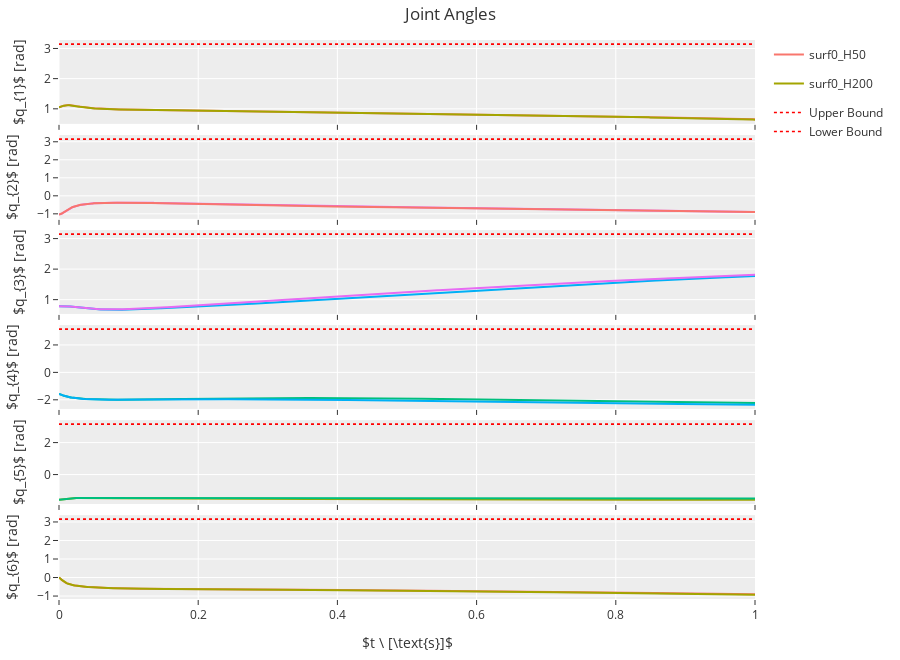
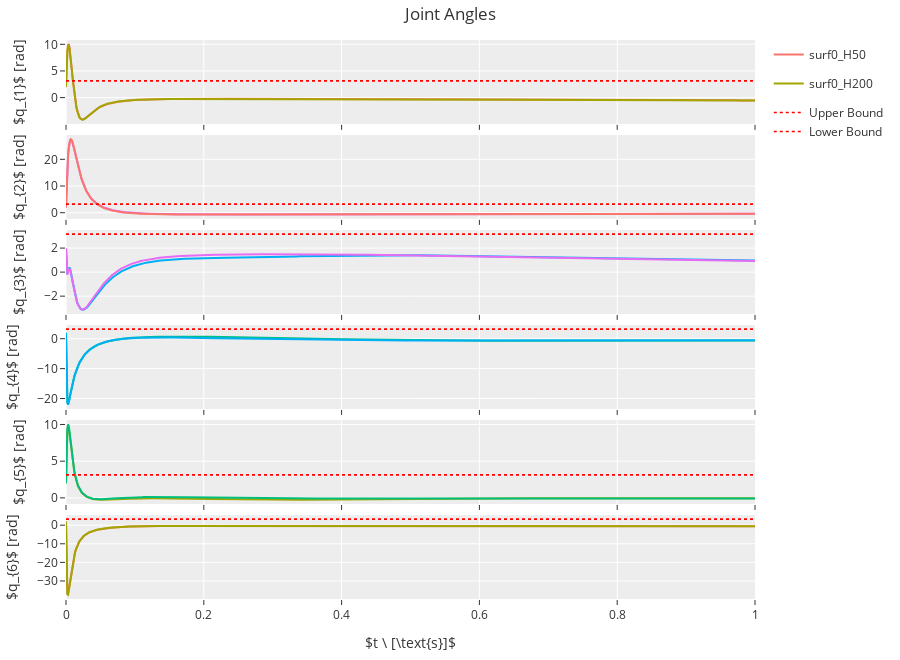

Here is the notebook cell these charts were saved with, in order:
### Code cell
fig_q = plotter.joints(t, *[r['data']['q'] for r in selected_sim_results], labels=[r['name'] for r in selected_sim_results], lower_bounds=JOINT_POSITION_LIMITS, upper_bounds=JOINT_POSITION_LIMITS)
fig_qdot = plotter.joints(t, *[r['data']['qdot'] for r in selected_sim_results], labels=[r['name'] for r in selected_sim_results], lower_bounds=JOINT_VELOCITY_LIMITS, upper_bounds=JOINT_VELOCITY_LIMITS)
display(fig_q, fig_qdot)

### Figure 1 — Plotly figure (JSON) as saved in the notebook; plotly's stock layout.template omitted (floating-point values rounded to 4 significant figures; data arrays with more than 128 entries replaced by an {"elided": "..."} marker saying what was removed)
{"data": [{"legendgroup": "surf0_H50", "mode": "lines", "name": "surf0_H50", "showlegend": true, "type": "scatter", "x": {"elided": "1001 float values"}, "xaxis": "x", "y": {"elided": "1001 float values"}, "yaxis": "y"}, {"legendgroup": "surf0_H200", "mode": "lines", "name": "surf0_H200", "showlegend": true, "type": "scatter", "x": {"elided": "1001 float values"}, "xaxis": "x", "y": {"elided": "1001 float values"}, "yaxis": "y"}, {"legendgroup": "bounds", "line": {"color": "red", "dash": "dot", "width": 1.5}, "mode": "lines", "name": "Upper Bound", "showlegend": true, "type": "scatter", "x": {"elided": "1001 float values"}, "xaxis": "x", "y": {"elided": "1001 float values"}, "yaxis": "y"}, {"legendgroup": "bounds", "line": {"color": "red", "dash": "dot", "width": 1.5}, "mode": "lines", "name": "Lower Bound", "showlegend": true, "type": "scatter", "x": {"elided": "1001 float values"}, "xaxis": "x", "y": {"elided": "1001 float values"}, "yaxis": "y"}, {"legendgroup": "surf0_H50", "mode": "lines", "name": "surf0_H50", "showlegend": false, "type": "scatter", "x": {"elided": "1001 float values"}, "xaxis": "x2", "y": {"elided": "1001 float values"}, "yaxis": "y2"}, {"legendgroup": "surf0_H200", "mode": "lines", "name": "surf0_H200", "showlegend": false, "type": "scatter", "x": {"elided": "1001 float values"}, "xaxis": "x2", "y": {"elided": "1001 float values"}, "yaxis": "y2"}, {"legendgroup": "bounds", "line": {"color": "red", "dash": "dot", "width": 1.5}, "mode": "lines", "name": "Upper Bound", "showlegend": false, "type": "scatter", "x": {"elided": "1001 float values"}, "xaxis": "x2", "y": {"elided": "1001 float values"}, "yaxis": "y2"}, {"legendgroup": "bounds", "line": {"color": "red", "dash": "dot", "width": 1.5}, "mode": "lines", "name": "Lower Bound", "showlegend": false, "type": "scatter", "x": {"elided": "1001 float values"}, "xaxis": "x2", "y": {"elided": "1001 float values"}, "yaxis": "y2"}, {"legendgroup": "surf0_H50", "mode": "lines", "name": "surf0_H50", "showlegend": false, "type": "scatter", "x": {"elided": "1001 float values"}, "xaxis": "x3", "y": {"elided": "1001 float values"}, "yaxis": "y3"}, {"legendgroup": "surf0_H200", "mode": "lines", "name": "surf0_H200", "showlegend": false, "type": "scatter", "x": {"elided": "1001 float values"}, "xaxis": "x3", "y": {"elided": "1001 float values"}, "yaxis": "y3"}, {"legendgroup": "bounds", "line": {"color": "red", "dash": "dot", "width": 1.5}, "mode": "lines", "name": "Upper Bound", "showlegend": false, "type": "scatter", "x": {"elided": "1001 float values"}, "xaxis": "x3", "y": {"elided": "1001 float values"}, "yaxis": "y3"}, {"legendgroup": "bounds", "line": {"color": "red", "dash": "dot", "width": 1.5}, "mode": "lines", "name": "Lower Bound", "showlegend": false, "type": "scatter", "x": {"elided": "1001 float values"}, "xaxis": "x3", "y": {"elided": "1001 float values"}, "yaxis": "y3"}, {"legendgroup": "surf0_H50", "mode": "lines", "name": "surf0_H50", "showlegend": false, "type": "scatter", "x": {"elided": "1001 float values"}, "xaxis": "x4", "y": {"elided": "1001 float values"}, "yaxis": "y4"}, {"legendgroup": "surf0_H200", "mode": "lines", "name": "surf0_H200", "showlegend": false, "type": "scatter", "x": {"elided": "1001 float values"}, "xaxis": "x4", "y": {"elided": "1001 float values"}, "yaxis": "y4"}, {"legendgroup": "bounds", "line": {"color": "red", "dash": "dot", "width": 1.5}, "mode": "lines", "name": "Upper Bound", "showlegend": false, "type": "scatter", "x": {"elided": "1001 float values"}, "xaxis": "x4", "y": {"elided": "1001 float values"}, "yaxis": "y4"}, {"legendgroup": "bounds", "line": {"color": "red", "dash": "dot", "width": 1.5}, "mode": "lines", "name": "Lower Bound", "showlegend": false, "type": "scatter", "x": {"elided": "1001 float values"}, "xaxis": "x4", "y": {"elided": "1001 float values"}, "yaxis": "y4"}, {"legendgroup": "surf0_H50", "mode": "lines", "name": "surf0_H50", "showlegend": false, "type": "scatter", "x": {"elided": "1001 float values"}, "xaxis": "x5", "y": {"elided": "1001 float values"}, "yaxis": "y5"}, {"legendgroup": "surf0_H200", "mode": "lines", "name": "surf0_H200", "showlegend": false, "type": "scatter", "x": {"elided": "1001 float values"}, "xaxis": "x5", "y": {"elided": "1001 float values"}, "yaxis": "y5"}, {"legendgroup": "bounds", "line": {"color": "red", "dash": "dot", "width": 1.5}, "mode": "lines", "name": "Upper Bound", "showlegend": false, "type": "scatter", "x": {"elided": "1001 float values"}, "xaxis": "x5", "y": {"elided": "1001 float values"}, "yaxis": "y5"}, {"legendgroup": "bounds", "line": {"color": "red", "dash": "dot", "width": 1.5}, "mode": "lines", "name": "Lower Bound", "showlegend": false, "type": "scatter", "x": {"elided": "1001 float values"}, "xaxis": "x5", "y": {"elided": "1001 float values"}, "yaxis": "y5"}, {"legendgroup": "surf0_H50", "mode": "lines", "name": "surf0_H50", "showlegend": false, "type": "scatter", "x": {"elided": "1001 float values"}, "xaxis": "x6", "y": {"elided": "1001 float values"}, "yaxis": "y6"}, {"legendgroup": "surf0_H200", "mode": "lines", "name": "surf0_H200", "showlegend": false, "type": "scatter", "x": {"elided": "1001 float values"}, "xaxis": "x6", "y": {"elided": "1001 float values"}, "yaxis": "y6"}, {"legendgroup": "bounds", "line": {"color": "red", "dash": "dot", "width": 1.5}, "mode": "lines", "name": "Upper Bound", "showlegend": false, "type": "scatter", "x": {"elided": "1001 float values"}, "xaxis": "x6", "y": {"elided": "1001 float values"}, "yaxis": "y6"}, {"legendgroup": "bounds", "line": {"color": "red", "dash": "dot", "width": 1.5}, "mode": "lines", "name": "Lower Bound", "showlegend": false, "type": "scatter", "x": {"elided": "1001 float values"}, "xaxis": "x6", "y": {"elided": "1001 float values"}, "yaxis": "y6"}], "layout": {"height": 660, "margin": {"b": 40, "l": 50, "r": 20, "t": 40}, "title": {"text": "Joint Angles"}, "xaxis": {"anchor": "y", "domain": [0, 1], "matches": "x6", "showticklabels": false}, "xaxis2": {"anchor": "y2", "domain": [0, 1], "matches": "x6", "showticklabels": false}, "xaxis3": {"anchor": "y3", "domain": [0, 1], "matches": "x6", "showticklabels": false}, "xaxis4": {"anchor": "y4", "domain": [0, 1], "matches": "x6", "showticklabels": false}, "xaxis5": {"anchor": "y5", "domain": [0, 1], "matches": "x6", "showticklabels": false}, "xaxis6": {"anchor": "y6", "domain": [0, 1], "title": {"text": "$t \\ [\\text{s}]$"}}, "yaxis": {"anchor": "x", "domain": [0.85, 1], "title": {"text": "$q_{1}$ [rad]"}}, "yaxis2": {"anchor": "x2", "domain": [0.68, 0.83], "title": {"text": "$q_{2}$ [rad]"}}, "yaxis3": {"anchor": "x3", "domain": [0.51, 0.66], "title": {"text": "$q_{3}$ [rad]"}}, "yaxis4": {"anchor": "x4", "domain": [0.34, 0.49], "title": {"text": "$q_{4}$ [rad]"}}, "yaxis5": {"anchor": "x5", "domain": [0.17, 0.32], "title": {"text": "$q_{5}$ [rad]"}}, "yaxis6": {"anchor": "x6", "domain": [0, 0.15], "title": {"text": "$q_{6}$ [rad]"}}}}

### Figure 2 — Plotly figure (JSON) as saved in the notebook; plotly's stock layout.template omitted (floating-point values rounded to 4 significant figures; data arrays with more than 128 entries replaced by an {"elided": "..."} marker saying what was removed)
{"data": [{"legendgroup": "surf0_H50", "mode": "lines", "name": "surf0_H50", "showlegend": true, "type": "scatter", "x": {"elided": "1001 float values"}, "xaxis": "x", "y": {"elided": "1001 float values"}, "yaxis": "y"}, {"legendgroup": "surf0_H200", "mode": "lines", "name": "surf0_H200", "showlegend": true, "type": "scatter", "x": {"elided": "1001 float values"}, "xaxis": "x", "y": {"elided": "1001 float values"}, "yaxis": "y"}, {"legendgroup": "bounds", "line": {"color": "red", "dash": "dot", "width": 1.5}, "mode": "lines", "name": "Upper Bound", "showlegend": true, "type": "scatter", "x": {"elided": "1001 float values"}, "xaxis": "x", "y": {"elided": "1001 float values"}, "yaxis": "y"}, {"legendgroup": "bounds", "line": {"color": "red", "dash": "dot", "width": 1.5}, "mode": "lines", "name": "Lower Bound", "showlegend": true, "type": "scatter", "x": {"elided": "1001 float values"}, "xaxis": "x", "y": {"elided": "1001 float values"}, "yaxis": "y"}, {"legendgroup": "surf0_H50", "mode": "lines", "name": "surf0_H50", "showlegend": false, "type": "scatter", "x": {"elided": "1001 float values"}, "xaxis": "x2", "y": {"elided": "1001 float values"}, "yaxis": "y2"}, {"legendgroup": "surf0_H200", "mode": "lines", "name": "surf0_H200", "showlegend": false, "type": "scatter", "x": {"elided": "1001 float values"}, "xaxis": "x2", "y": {"elided": "1001 float values"}, "yaxis": "y2"}, {"legendgroup": "bounds", "line": {"color": "red", "dash": "dot", "width": 1.5}, "mode": "lines", "name": "Upper Bound", "showlegend": false, "type": "scatter", "x": {"elided": "1001 float values"}, "xaxis": "x2", "y": {"elided": "1001 float values"}, "yaxis": "y2"}, {"legendgroup": "bounds", "line": {"color": "red", "dash": "dot", "width": 1.5}, "mode": "lines", "name": "Lower Bound", "showlegend": false, "type": "scatter", "x": {"elided": "1001 float values"}, "xaxis": "x2", "y": {"elided": "1001 float values"}, "yaxis": "y2"}, {"legendgroup": "surf0_H50", "mode": "lines", "name": "surf0_H50", "showlegend": false, "type": "scatter", "x": {"elided": "1001 float values"}, "xaxis": "x3", "y": {"elided": "1001 float values"}, "yaxis": "y3"}, {"legendgroup": "surf0_H200", "mode": "lines", "name": "surf0_H200", "showlegend": false, "type": "scatter", "x": {"elided": "1001 float values"}, "xaxis": "x3", "y": {"elided": "1001 float values"}, "yaxis": "y3"}, {"legendgroup": "bounds", "line": {"color": "red", "dash": "dot", "width": 1.5}, "mode": "lines", "name": "Upper Bound", "showlegend": false, "type": "scatter", "x": {"elided": "1001 float values"}, "xaxis": "x3", "y": {"elided": "1001 float values"}, "yaxis": "y3"}, {"legendgroup": "bounds", "line": {"color": "red", "dash": "dot", "width": 1.5}, "mode": "lines", "name": "Lower Bound", "showlegend": false, "type": "scatter", "x": {"elided": "1001 float values"}, "xaxis": "x3", "y": {"elided": "1001 float values"}, "yaxis": "y3"}, {"legendgroup": "surf0_H50", "mode": "lines", "name": "surf0_H50", "showlegend": false, "type": "scatter", "x": {"elided": "1001 float values"}, "xaxis": "x4", "y": {"elided": "1001 float values"}, "yaxis": "y4"}, {"legendgroup": "surf0_H200", "mode": "lines", "name": "surf0_H200", "showlegend": false, "type": "scatter", "x": {"elided": "1001 float values"}, "xaxis": "x4", "y": {"elided": "1001 float values"}, "yaxis": "y4"}, {"legendgroup": "bounds", "line": {"color": "red", "dash": "dot", "width": 1.5}, "mode": "lines", "name": "Upper Bound", "showlegend": false, "type": "scatter", "x": {"elided": "1001 float values"}, "xaxis": "x4", "y": {"elided": "1001 float values"}, "yaxis": "y4"}, {"legendgroup": "bounds", "line": {"color": "red", "dash": "dot", "width": 1.5}, "mode": "lines", "name": "Lower Bound", "showlegend": false, "type": "scatter", "x": {"elided": "1001 float values"}, "xaxis": "x4", "y": {"elided": "1001 float values"}, "yaxis": "y4"}, {"legendgroup": "surf0_H50", "mode": "lines", "name": "surf0_H50", "showlegend": false, "type": "scatter", "x": {"elided": "1001 float values"}, "xaxis": "x5", "y": {"elided": "1001 float values"}, "yaxis": "y5"}, {"legendgroup": "surf0_H200", "mode": "lines", "name": "surf0_H200", "showlegend": false, "type": "scatter", "x": {"elided": "1001 float values"}, "xaxis": "x5", "y": {"elided": "1001 float values"}, "yaxis": "y5"}, {"legendgroup": "bounds", "line": {"color": "red", "dash": "dot", "width": 1.5}, "mode": "lines", "name": "Upper Bound", "showlegend": false, "type": "scatter", "x": {"elided": "1001 float values"}, "xaxis": "x5", "y": {"elided": "1001 float values"}, "yaxis": "y5"}, {"legendgroup": "bounds", "line": {"color": "red", "dash": "dot", "width": 1.5}, "mode": "lines", "name": "Lower Bound", "showlegend": false, "type": "scatter", "x": {"elided": "1001 float values"}, "xaxis": "x5", "y": {"elided": "1001 float values"}, "yaxis": "y5"}, {"legendgroup": "surf0_H50", "mode": "lines", "name": "surf0_H50", "showlegend": false, "type": "scatter", "x": {"elided": "1001 float values"}, "xaxis": "x6", "y": {"elided": "1001 float values"}, "yaxis": "y6"}, {"legendgroup": "surf0_H200", "mode": "lines", "name": "surf0_H200", "showlegend": false, "type": "scatter", "x": {"elided": "1001 float values"}, "xaxis": "x6", "y": {"elided": "1001 float values"}, "yaxis": "y6"}, {"legendgroup": "bounds", "line": {"color": "red", "dash": "dot", "width": 1.5}, "mode": "lines", "name": "Upper Bound", "showlegend": false, "type": "scatter", "x": {"elided": "1001 float values"}, "xaxis": "x6", "y": {"elided": "1001 float values"}, "yaxis": "y6"}, {"legendgroup": "bounds", "line": {"color": "red", "dash": "dot", "width": 1.5}, "mode": "lines", "name": "Lower Bound", "showlegend": false, "type": "scatter", "x": {"elided": "1001 float values"}, "xaxis": "x6", "y": {"elided": "1001 float values"}, "yaxis": "y6"}], "layout": {"height": 660, "margin": {"b": 40, "l": 50, "r": 20, "t": 40}, "title": {"text": "Joint Angles"}, "xaxis": {"anchor": "y", "domain": [0, 1], "matches": "x6", "showticklabels": false}, "xaxis2": {"anchor": "y2", "domain": [0, 1], "matches": "x6", "showticklabels": false}, "xaxis3": {"anchor": "y3", "domain": [0, 1], "matches": "x6", "showticklabels": false}, "xaxis4": {"anchor": "y4", "domain": [0, 1], "matches": "x6", "showticklabels": false}, "xaxis5": {"anchor": "y5", "domain": [0, 1], "matches": "x6", "showticklabels": false}, "xaxis6": {"anchor": "y6", "domain": [0, 1], "title": {"text": "$t \\ [\\text{s}]$"}}, "yaxis": {"anchor": "x", "domain": [0.85, 1], "title": {"text": "$q_{1}$ [rad]"}}, "yaxis2": {"anchor": "x2", "domain": [0.68, 0.83], "title": {"text": "$q_{2}$ [rad]"}}, "yaxis3": {"anchor": "x3", "domain": [0.51, 0.66], "title": {"text": "$q_{3}$ [rad]"}}, "yaxis4": {"anchor": "x4", "domain": [0.34, 0.49], "title": {"text": "$q_{4}$ [rad]"}}, "yaxis5": {"anchor": "x5", "domain": [0.17, 0.32], "title": {"text": "$q_{5}$ [rad]"}}, "yaxis6": {"anchor": "x6", "domain": [0, 0.15], "title": {"text": "$q_{6}$ [rad]"}}}}
